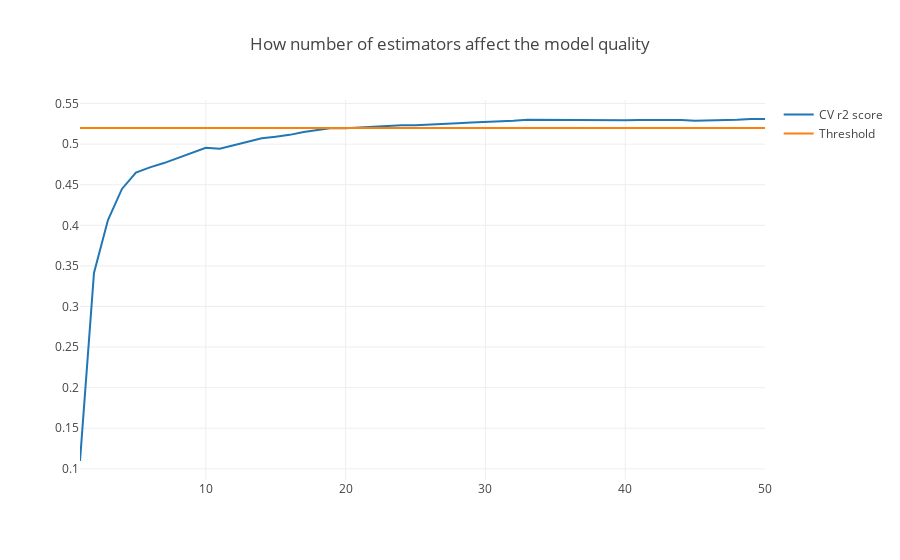

The notebook cell this image was saved under:
### Code cell
get_tree_number(X, y, 50, 0.52)
